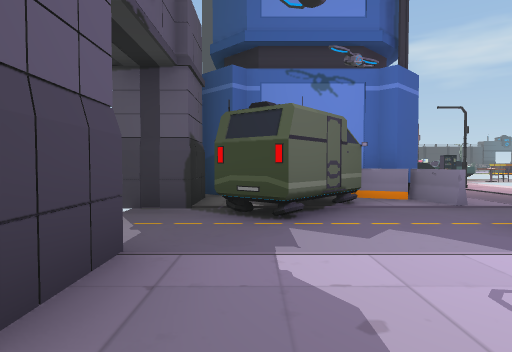
[1] (above)

24 first-person views from a walk through a scene from a Unity 3-D project. The camera is 1.2 m above the floor, tilts 2° down and sees 75° across. The floor is counted in squares, 2 m on a side. Each view is taken from the middle of a square. On the plan, view 1 faces up. The plan holds only what a view shows up to about 10 squares ahead; the rest is blank. The place goes on beyond the plan. Door leaves are left out, so doorways stand open.

[2]
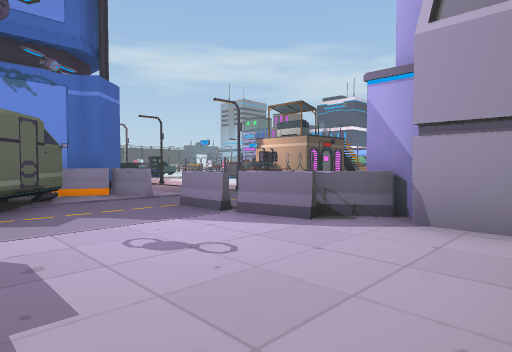

[3]
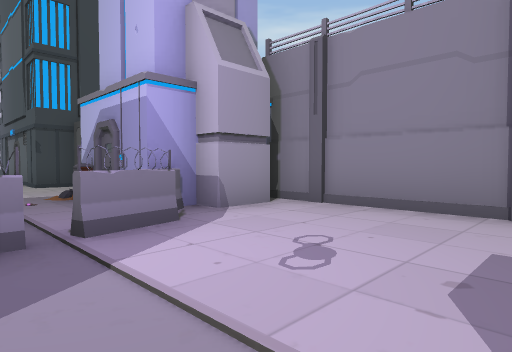

[4]
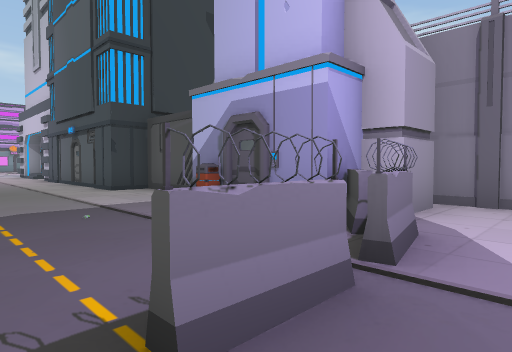

[5]
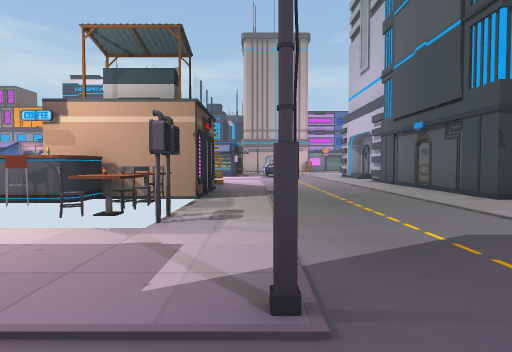

[6]
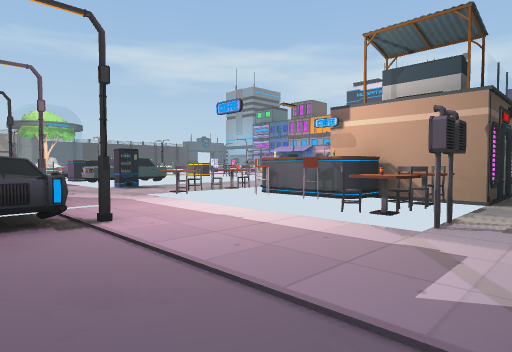

[7]
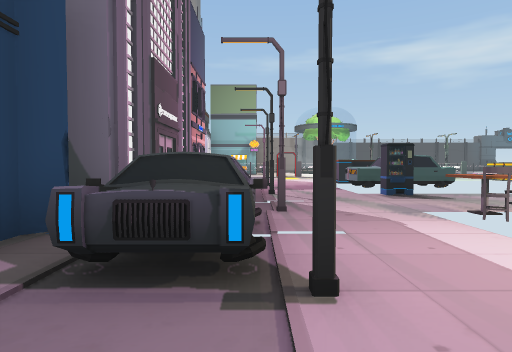

[8]
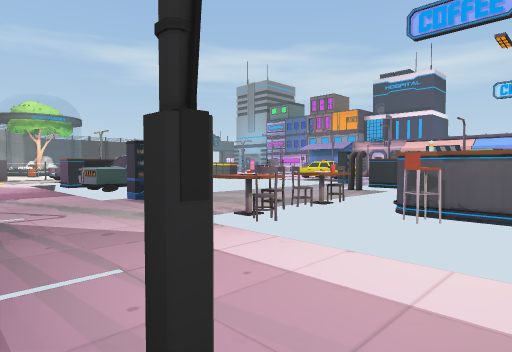

[9]
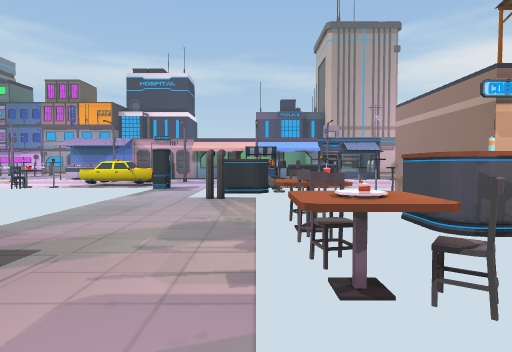

[10]
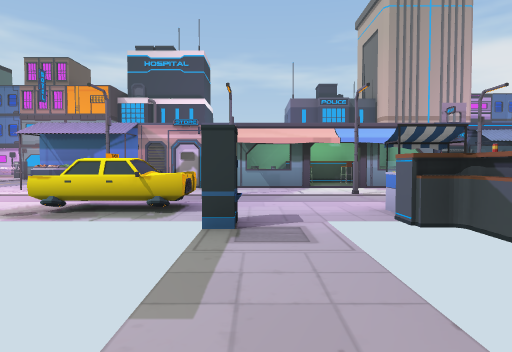

[11]
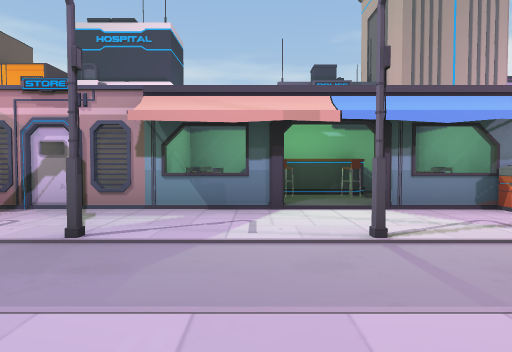

[12]
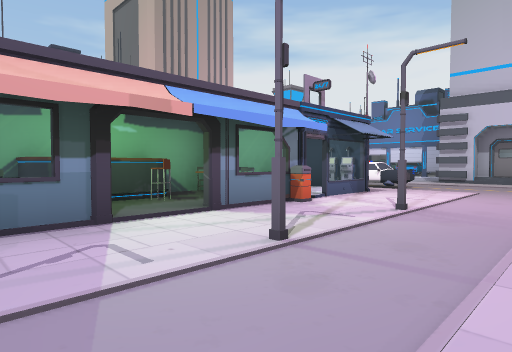

[13]
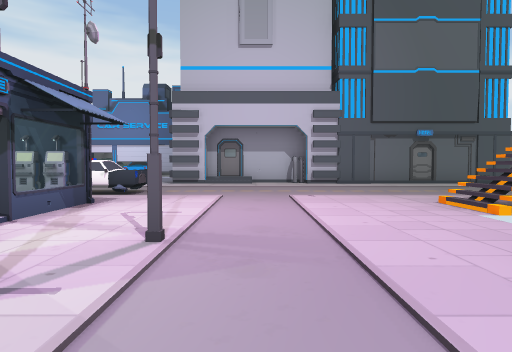

[14]
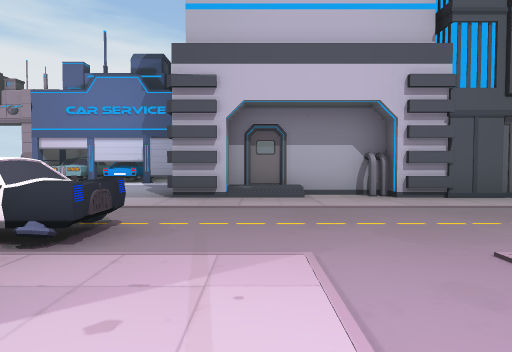

[15]
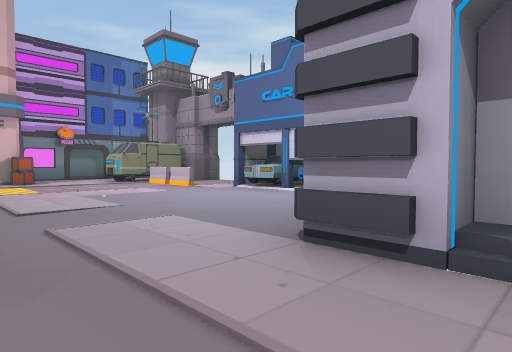

[16]
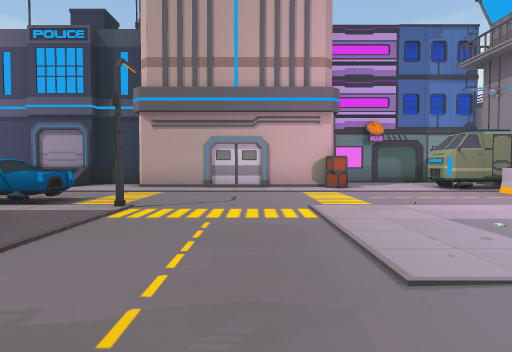

[17]
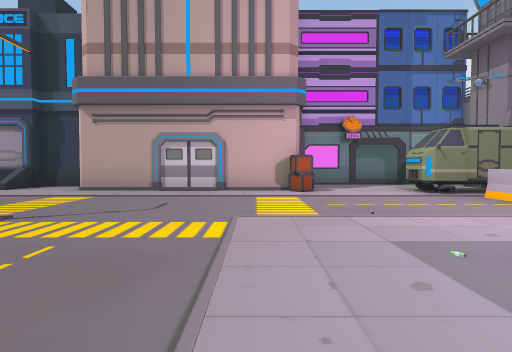

[18]
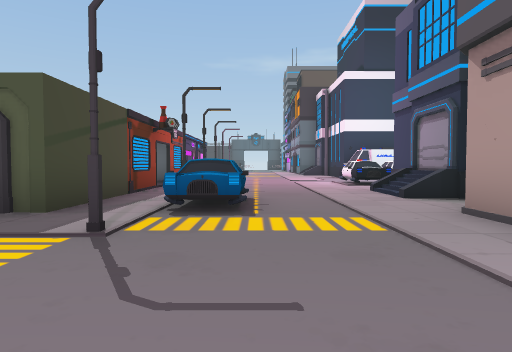

[19]
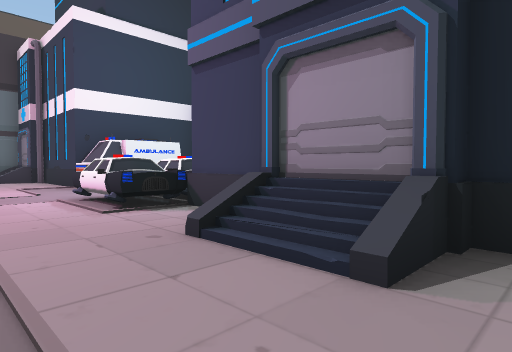

[20]
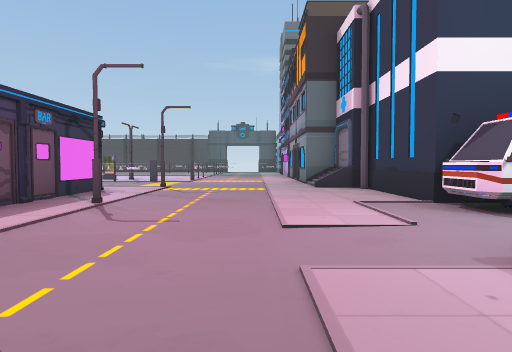

[21]
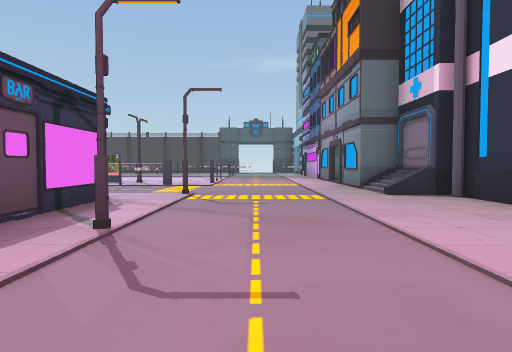

[22]
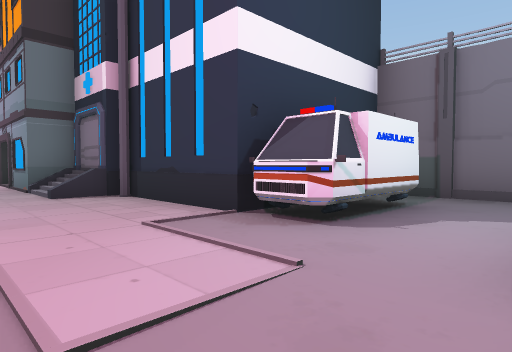

[23]
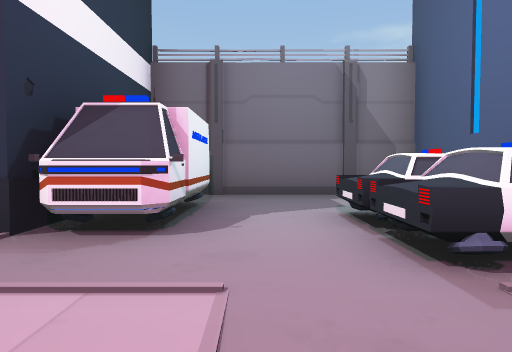

[24]
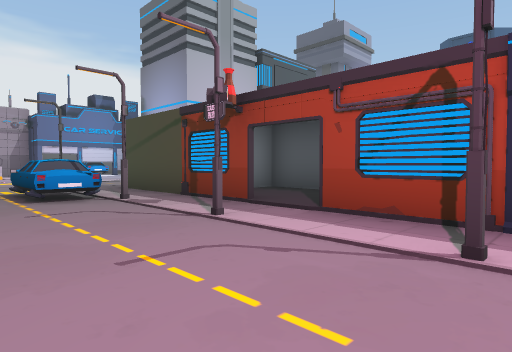

### Floor plan
Key: @ floor where view 1 was taken; # wall or solid block; x gap in a wall; . floor; / step, stairs or slope; D open door; = window, fence, low wall or low ledge; C car; B building; I bin; A box; O other object.
Columns run from 2 left of view 1 to 35 right of it. Each row starts with its distance up from view 1.
 24                                 D
 23                          .......D
 22                          ##.....#
 21                           ......#
 20                           ..#... B
 19                      ..   .......B
 18                   ...OO  OO......BB
 17      O  .O      O ..  O   O......BB
 16      B #.OOO    OO.   OOOOO.#....C  B
 15      B ..CCC     CC ..O O O......CCC.#
 14      B #.CCC    #CC.#.O   O.#........#
 13      B ...O.....O.....OO# #.....CCC..#
 12      B .......O O.....#O# #.....CCC  #
 11      B #.OOO  O OO..#..O#.D.#....CCBB
 10      #CC.OOO   OO ....#O#.#......B
  9      BCC. OOO O# O...IOOO.#...../BB
  8  B   B... OOOOO  ...#.    O.C.../BB
  7  #  # ...OOOO   /.....O   O.CC...B
  6  #BC#O...#OOOOO#/.....#   O.....B
  5 ##CC.=.#...............  ...#...B
  4 DDC...................CC........B
  3  D...=..........................B
  2  #...#..........................B
  1  #...##BOI..BBBBBB...B.........AB
  0   @...# ####B  B BBBBB............#
 -1   ....#     B         ............D
 -2    ####     B         ......=xxC..D
 -3                      BBCCCC..  C..

Positions as (right, up) in squares from view 1, and headings:
1: (0, 0), facing up
2: (0, -1), facing up-right
3: (0, 3), facing down-right
4: (2, 4), facing down-right
5: (4, 5), facing right
6: (4, 5), facing up-right
7: (5, 7), facing up
8: (5, 8), facing up-right
9: (6, 11), facing right
10: (11, 13), facing right
11: (15, 12), facing right
12: (16, 13), facing down-right
13: (17, 11), facing down
14: (18, 7), facing down
15: (18, 3), facing down-right
16: (21, 3), facing right
17: (22, 2), facing right
18: (27, 2), facing up
19: (28, 7), facing up-right
20: (28, 11), facing up
21: (27, 13), facing up
22: (28, 13), facing up-right
23: (28, 14), facing right
24: (28, 14), facing down-left
